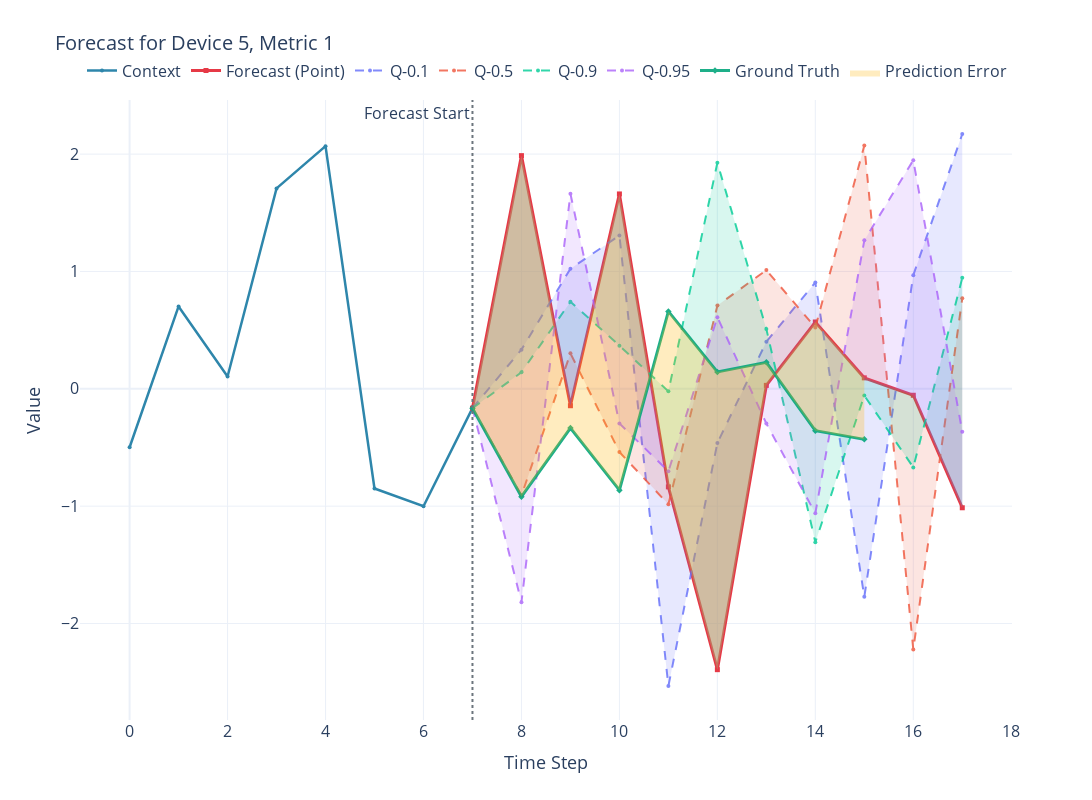

Write notebook code for a chart like this one.
### Code cell
# Display the figure directly (interactive and high quality)
fig.show()

### Figure 1 — Plotly figure (JSON) as saved in the notebook; plotly's stock layout.template omitted (floating-point values rounded to 4 significant figures)
{"data": [{"line": {"color": "#2E86AB", "width": 2.5}, "marker": {"size": 4}, "mode": "lines+markers", "name": "Context", "type": "scatter", "x": [0, 1, 2, 3, 4, 5, 6, 7], "y": [-0.4979, 0.7021, 0.1051, 1.708, 2.068, -0.8496, -1.001, -0.1649]}, {"line": {"color": "#E63946", "width": 3}, "marker": {"size": 5, "symbol": "square"}, "mode": "lines+markers", "name": "Forecast (Point)", "type": "scatter", "x": [7, 8, 9, 10, 11, 12, 13, 14, 15, 16, 17], "y": [-0.1649, 1.987, -0.1444, 1.661, -0.8357, -2.394, 0.02914, 0.5693, 0.09322, -0.05511, -1.014]}, {"line": {"color": "#636EFA", "dash": "dash", "width": 2}, "marker": {"size": 4}, "mode": "lines+markers", "name": "Q-0.1", "opacity": 0.8, "type": "scatter", "x": [7, 8, 9, 10, 11, 12, 13, 14, 15, 16, 17], "y": [-0.1649, 0.3336, 1.023, 1.306, -2.533, -0.4613, 0.4009, 0.9061, -1.773, 0.9681, 2.171]}, {"fill": "toself", "fillcolor": "#636EFA", "hoverinfo": "skip", "line": {"color": "rgba(255,255,255,0)"}, "name": "Area Q-0.1", "opacity": 0.15, "showlegend": false, "type": "scatter", "x": [7, 8, 9, 10, 11, 12, 13, 14, 15, 16, 17, 17, 16, 15, 14, 13, 12, 11, 10, 9, 8, 7], "y": [-0.1649, 1.987, -0.1444, 1.661, -0.8357, -2.394, 0.02914, 0.5693, 0.09322, -0.05511, -1.014, 2.171, 0.9681, -1.773, 0.9061, 0.4009, -0.4613, -2.533, 1.306, 1.023, 0.3336, -0.1649]}, {"line": {"color": "#EF553B", "dash": "dash", "width": 2}, "marker": {"size": 4}, "mode": "lines+markers", "name": "Q-0.5", "opacity": 0.8, "type": "scatter", "x": [7, 8, 9, 10, 11, 12, 13, 14, 15, 16, 17], "y": [-0.1649, -0.9089, 0.3023, -0.5391, -0.9849, 0.709, 1.011, 0.5222, 2.074, -2.221, 0.7716]}, {"fill": "toself", "fillcolor": "#EF553B", "hoverinfo": "skip", "line": {"color": "rgba(255,255,255,0)"}, "name": "Area Q-0.5", "opacity": 0.15, "showlegend": false, "type": "scatter", "x": [7, 8, 9, 10, 11, 12, 13, 14, 15, 16, 17, 17, 16, 15, 14, 13, 12, 11, 10, 9, 8, 7], "y": [-0.1649, 1.987, -0.1444, 1.661, -0.8357, -2.394, 0.02914, 0.5693, 0.09322, -0.05511, -1.014, 0.7716, -2.221, 2.074, 0.5222, 1.011, 0.709, -0.9849, -0.5391, 0.3023, -0.9089, -0.1649]}, {"line": {"color": "#00CC96", "dash": "dash", "width": 2}, "marker": {"size": 4}, "mode": "lines+markers", "name": "Q-0.9", "opacity": 0.8, "type": "scatter", "x": [7, 8, 9, 10, 11, 12, 13, 14, 15, 16, 17], "y": [-0.1649, 0.1401, 0.7415, 0.3678, -0.02125, 1.926, 0.5096, -1.308, -0.05764, -0.67, 0.9455]}, {"fill": "toself", "fillcolor": "#00CC96", "hoverinfo": "skip", "line": {"color": "rgba(255,255,255,0)"}, "name": "Area Q-0.9", "opacity": 0.15, "showlegend": false, "type": "scatter", "x": [7, 8, 9, 10, 11, 12, 13, 14, 15, 16, 17, 17, 16, 15, 14, 13, 12, 11, 10, 9, 8, 7], "y": [-0.1649, 1.987, -0.1444, 1.661, -0.8357, -2.394, 0.02914, 0.5693, 0.09322, -0.05511, -1.014, 0.9455, -0.67, -0.05764, -1.308, 0.5096, 1.926, -0.02125, 0.3678, 0.7415, 0.1401, -0.1649]}, {"line": {"color": "#AB63FA", "dash": "dash", "width": 2}, "marker": {"size": 4}, "mode": "lines+markers", "name": "Q-0.95", "opacity": 0.8, "type": "scatter", "x": [7, 8, 9, 10, 11, 12, 13, 14, 15, 16, 17], "y": [-0.1649, -1.819, 1.663, -0.2955, -0.7025, 0.6103, -0.2965, -1.061, 1.265, 1.948, -0.3665]}, {"fill": "toself", "fillcolor": "#AB63FA", "hoverinfo": "skip", "line": {"color": "rgba(255,255,255,0)"}, "name": "Area Q-0.95", "opacity": 0.15, "showlegend": false, "type": "scatter", "x": [7, 8, 9, 10, 11, 12, 13, 14, 15, 16, 17, 17, 16, 15, 14, 13, 12, 11, 10, 9, 8, 7], "y": [-0.1649, 1.987, -0.1444, 1.661, -0.8357, -2.394, 0.02914, 0.5693, 0.09322, -0.05511, -1.014, -0.3665, 1.948, 1.265, -1.061, -0.2965, 0.6103, -0.7025, -0.2955, 1.663, -1.819, -0.1649]}, {"line": {"color": "#06A77D", "width": 3}, "marker": {"size": 5, "symbol": "diamond"}, "mode": "lines+markers", "name": "Ground Truth", "opacity": 0.9, "type": "scatter", "x": [7, 8, 9, 10, 11, 12, 13, 14, 15], "y": [-0.1649, -0.9197, -0.3346, -0.8641, 0.6593, 0.1438, 0.2255, -0.3574, -0.431]}, {"fill": "toself", "fillcolor": "#FFB703", "hoverinfo": "skip", "line": {"color": "rgba(255,255,255,0)"}, "name": "Prediction Error", "opacity": 0.25, "showlegend": true, "type": "scatter", "x": [7, 8, 9, 10, 11, 12, 13, 14, 15, 15, 14, 13, 12, 11, 10, 9, 8, 7], "y": [-0.1649, 1.987, -0.1444, 1.661, -0.8357, -2.394, 0.02914, 0.5693, 0.09322, -0.431, -0.3574, 0.2255, 0.1438, 0.6593, -0.8641, -0.3346, -0.9197, -0.1649]}], "layout": {"annotations": [{"showarrow": false, "text": "Forecast Start", "x": 7, "xanchor": "right", "xref": "x", "y": 1, "yanchor": "top", "yref": "y domain"}], "font": {"size": 16}, "height": 800, "hovermode": "x unified", "legend": {"orientation": "h", "x": 1, "xanchor": "right", "y": 1.02, "yanchor": "bottom"}, "shapes": [{"line": {"color": "#6C757D", "dash": "dot", "width": 2}, "type": "line", "x0": 7, "x1": 7, "xref": "x", "y0": 0, "y1": 1, "yref": "y domain"}], "title": {"font": {"size": 20}, "text": "Forecast for Device 5, Metric 1"}, "width": 1400, "xaxis": {"title": {"font": {"size": 18}, "text": "Time Step"}}, "yaxis": {"title": {"font": {"size": 18}, "text": "Value"}}}}
